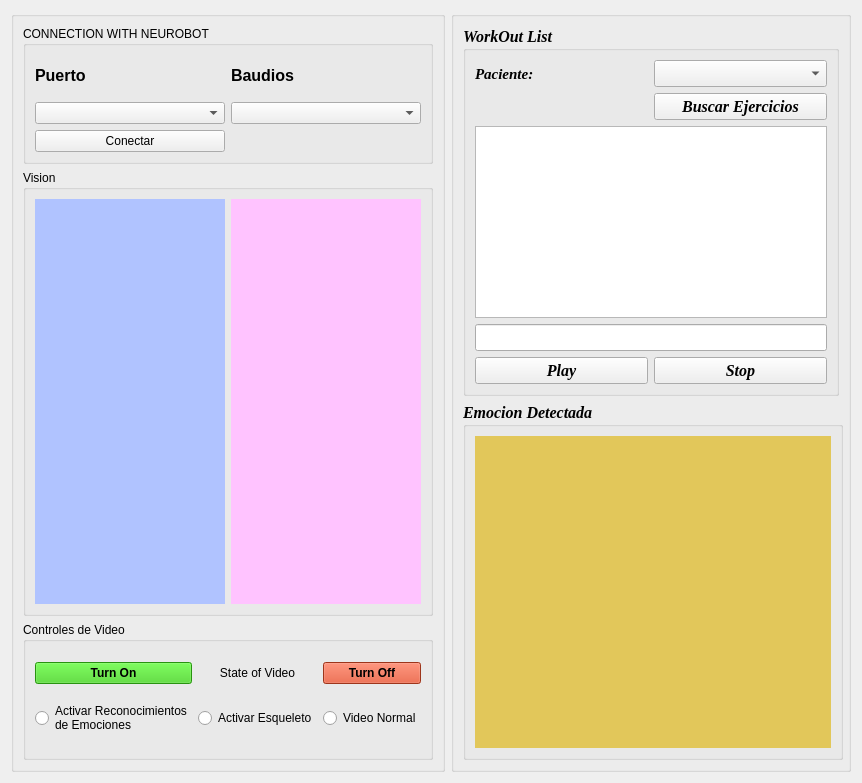
            <widget class="QWidget" name="page_Interfaz_de_Terapia">
             <layout class="QHBoxLayout" name="horizontalLayout_3">
              <item>
               <widget class="QGroupBox" name="groupBox">
                <property name="title">
                 <string/>
                </property>
                <layout class="QVBoxLayout" name="verticalLayout">
                 <item>
                  <widget class="QGroupBox" name="gb_ConectionWithHead">
                   <property name="maximumSize">
                    <size>
                     <width>16777215</width>
                     <height>138</height>
                    </size>
                   </property>
                   <property name="title">
                    <string>CONNECTION WITH NEUROBOT</string>
                   </property>
                   <layout class="QGridLayout" name="gridLayout_3">
                    <item row="2" column="1">
                     <widget class="QComboBox" name="cb_Puertos"/>
                    </item>
                    <item row="0" column="1">
                     <widget class="QLabel" name="label_2">
                      <property name="font">
                       <font>
                        <pointsize>12</pointsize>
                        <weight>75</weight>
                        <bold>true</bold>
                       </font>
                      </property>
                      <property name="text">
                       <string>Puerto</string>
                      </property>
                     </widget>
                    </item>
                    <item row="0" column="2">
                     <widget class="QLabel" name="label_3">
                      <property name="font">
                       <font>
                        <pointsize>12</pointsize>
                        <weight>75</weight>
                        <bold>true</bold>
                       </font>
                      </property>
                      <property name="text">
                       <string>Baudios</string>
                      </property>
                     </widget>
                    </item>
                    <item row="2" column="2">
                     <widget class="QComboBox" name="cb_Baudios"/>
                    </item>
                    <item row="3" column="1">
                     <widget class="QPushButton" name="btn_Conectar">
                      <property name="text">
                       <string>Conectar</string>
                      </property>
                     </widget>
                    </item>
                   </layout>
                  </widget>
                 </item>
                 <item>
                  <widget class="QGroupBox" name="gb_Vision">
                   <property name="title">
                    <string>Vision</string>
                   </property>
                   <layout class="QHBoxLayout" name="horizontalLayout_4">
                    <item>
                     <widget class="QLabel" name="lb_VideoSkeleto">
                      <property name="styleSheet">
                       <string notr="true">background-color: rgb(176, 195, 255);</string>
                      </property>
                      <property name="text">
                       <string/>
                      </property>
                      <property name="scaledContents">
                       <bool>true</bool>
                      </property>
                      <property name="alignment">
                       <set>Qt::AlignLeading|Qt::AlignLeft|Qt::AlignTop</set>
                      </property>
                     </widget>
                    </item>
                    <item>
                     <widget class="QLabel" name="lb_Video">
                      <property name="enabled">
                       <bool>true</bool>
                      </property>
                      <property name="styleSheet">
                       <string notr="true">background-color: rgb(255, 195, 255);</string>
                      </property>
                      <property name="text">
                       <string/>
                      </property>
                      <property name="scaledContents">
                       <bool>true</bool>
                      </property>
                      <property name="alignment">
                       <set>Qt::AlignLeading|Qt::AlignLeft|Qt::AlignTop</set>
                      </property>
                     </widget>
                    </item>
                   </layout>
                  </widget>
                 </item>
                 <item>
                  <widget class="QGroupBox" name="groupBox_2">
                   <property name="maximumSize">
                    <size>
                     <width>16777215</width>
                     <height>138</height>
                    </size>
                   </property>
                   <property name="title">
                    <string>Controles de Video</string>
                   </property>
                   <layout class="QGridLayout" name="gridLayout_4">
                    <item row="1" column="2">
                     <widget class="QRadioButton" name="rb_both">
                      <property name="text">
                       <string>Video Normal</string>
                      </property>
                     </widget>
                    </item>
                    <item row="0" column="0">
                     <widget class="QPushButton" name="btn_Encender">
                      <property name="font">
                       <font>
                        <weight>75</weight>
                        <bold>true</bold>
                       </font>
                      </property>
                      <property name="styleSheet">
                       <string notr="true">background-color: rgb(56, 206, 22);</string>
                      </property>
                      <property name="text">
                       <string>Turn On</string>
                      </property>
                     </widget>
                    </item>
                    <item row="1" column="0">
                     <widget class="QRadioButton" name="rb_Emociones">
                      <property name="text">
                       <string>Activar Reconocimientos
de Emociones</string>
                      </property>
                     </widget>
                    </item>
                    <item row="1" column="1">
                     <widget class="QRadioButton" name="rb_Skeleto">
                      <property name="text">
                       <string>Activar Esqueleto</string>
                      </property>
                     </widget>
                    </item>
                    <item row="0" column="2">
                     <widget class="QPushButton" name="btn_Apagar">
                      <property name="font">
                       <font>
                        <weight>75</weight>
                        <bold>true</bold>
                       </font>
                      </property>
                      <property name="styleSheet">
                       <string notr="true">background-color: rgb(220, 74, 38);</string>
                      </property>
                      <property name="text">
                       <string>Turn Off</string>
                      </property>
                     </widget>
                    </item>
                    <item row="0" column="1">
                     <widget class="QLabel" name="lb_StateVideo">
                      <property name="text">
                       <string>State of Video</string>
                      </property>
                      <property name="alignment">
                       <set>Qt::AlignCenter</set>
                      </property>
                     </widget>
                    </item>
                   </layout>
                  </widget>
                 </item>
                </layout>
               </widget>
              </item>
              <item>
               <widget class="QGroupBox" name="gb_Workout">
                <property name="maximumSize">
                 <size>
                  <width>400</width>
                  <height>16777215</height>
                 </size>
                </property>
                <property name="font">
                 <font>
                  <pointsize>14</pointsize>
                  <weight>75</weight>
                  <bold>true</bold>
                 </font>
                </property>
                <property name="title">
                 <string/>
                </property>
                <layout class="QVBoxLayout" name="verticalLayout_5">
                 <item>
                  <widget class="QGroupBox" name="groupBox_3">
                   <property name="font">
                    <font>
                     <family>Georgia</family>
                     <pointsize>12</pointsize>
                     <weight>75</weight>
                     <italic>true</italic>
                     <bold>true</bold>
                    </font>
                   </property>
                   <property name="title">
                    <string>WorkOut List</string>
                   </property>
                   <layout class="QGridLayout" name="gridLayout_5">
                    <item row="0" column="0">
                     <widget class="QLabel" name="lb_NamePaciente">
                      <property name="font">
                       <font>
                        <pointsize>11</pointsize>
                        <weight>75</weight>
                        <bold>true</bold>
                       </font>
                      </property>
                      <property name="text">
                       <string>Paciente: </string>
                      </property>
                     </widget>
                    </item>
                    <item row="1" column="1">
                     <widget class="QPushButton" name="btn_BuscarEjercicios">
                      <property name="text">
                       <string>Buscar Ejercicios</string>
                      </property>
                      <property name="icon">
                       <iconset>
                        <normaloff>icons/search.svg</normaloff>icons/search.svg</iconset>
                      </property>
                     </widget>
                    </item>
                    <item row="2" column="0" colspan="2">
                     <widget class="QListWidget" name="lisWid_WorkOut">
                      <property name="font">
                       <font>
                        <pointsize>14</pointsize>
                        <weight>75</weight>
                        <bold>true</bold>
                       </font>
                      </property>
                     </widget>
                    </item>
                    <item row="3" column="0" colspan="2">
                     <widget class="QLineEdit" name="lineEdit"/>
                    </item>
                    <item row="4" column="0">
                     <widget class="QPushButton" name="btn_PlayWorkout">
                      <property name="text">
                       <string>Play</string>
                      </property>
                      <property name="icon">
                       <iconset>
                        <normaloff>icons/play.svg</normaloff>icons/play.svg</iconset>
                      </property>
                      <property name="iconSize">
                       <size>
                        <width>16</width>
                        <height>16</height>
                       </size>
                      </property>
                     </widget>
                    </item>
                    <item row="4" column="1">
                     <widget class="QPushButton" name="btn_StopWorkout">
                      <property name="text">
                       <string>Stop</string>
                      </property>
                      <property name="icon">
                       <iconset>
                        <normaloff>icons/stop-circle.svg</normaloff>icons/stop-circle.svg</iconset>
                      </property>
                     </widget>
                    </item>
                    <item row="0" column="1">
                     <widget class="QComboBox" name="cb_Paciente"/>
                    </item>
                   </layout>
                  </widget>
                 </item>
                 <item>
                  <widget class="QGroupBox" name="groupBox_4">
                   <property name="minimumSize">
                    <size>
                     <width>380</width>
                     <height>358</height>
                    </size>
                   </property>
                   <property name="maximumSize">
                    <size>
                     <width>380</width>
                     <height>358</height>
                    </size>
                   </property>
                   <property name="font">
                    <font>
                     <family>Georgia</family>
                     <pointsize>12</pointsize>
                     <weight>75</weight>
                     <italic>true</italic>
                     <bold>true</bold>
                    </font>
                   </property>
                   <property name="title">
                    <string>Emocion Detectada</string>
                   </property>
                   <layout class="QHBoxLayout" name="horizontalLayout_5">
                    <item>
                     <widget class="QLabel" name="label_4">
                      <property name="styleSheet">
                       <string notr="true">background-color: rgb(226, 199, 90);</string>
                      </property>
                      <property name="text">
                       <string/>
                      </property>
                     </widget>
                    </item>
                   </layout>
                  </widget>
                 </item>
                </layout>
               </widget>
              </item>
             </layout>
            </widget>
